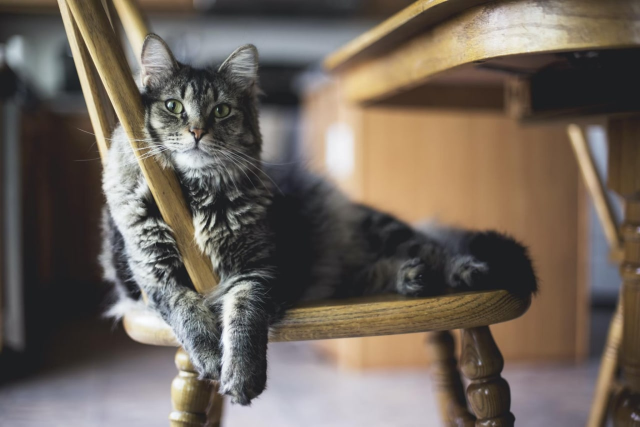
#> input picture pds3_dz/lesson_57/cat.jpg, 1280 x 853 px (shown at 1/2 size)
$ jupyter execute dz_57.ipynb
#> lines starting #> are read from the running program, lines starting #| are printed output that depends on the picture
[cell 1]
import cv2
import matplotlib.pyplot as plt
import numpy as np

[cell 2]
def show_img(img_path):
#> called with img_path = 'cat.jpg'
    img = cv2.imread(img_path)
#> img is the input picture: shape (853, 1280, 3); mean B, G, R 91.5, 101.3, 111.7
    plt.axis('off')
    plt.imshow(img)

[cell 3]
show_img('cat.jpg')

[cell 4]
def save_img(img, filename):
    cv2.imwrite(filename, img)

[cell 5]
img = cv2.imread('cat.jpg')

[cell 6]
plt.imshow(img)

[cell 7]
def adjust_contrast_brightness(img, alpha=1.0, beta=0):
    # alpha - contrast, the default value is 1.0
    # beta - brightness, the default value is 0
#> called with alpha = 1.3, beta = -10
    table = np.array([alpha*i + beta for i in np.arange(0, 256)]).clip(0, 255).astype('uint8')
    return cv2.LUT(img, table)
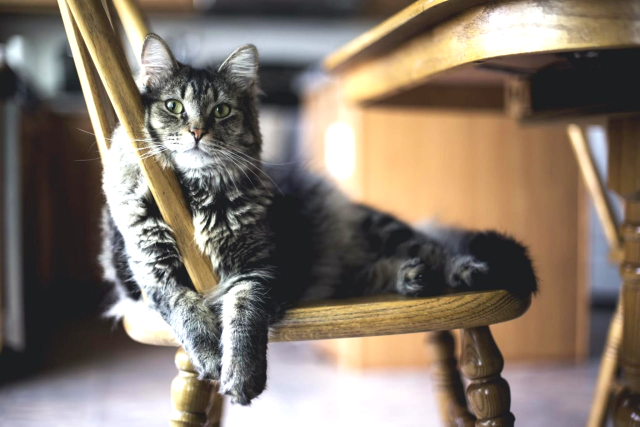
#> returned value: shape (853, 1280, 3) (shown at 1/2 size); mean of channels 0, 1, 2 107.3, 120, 132.8; drawn as B, G, R

[cell 8]
adjusted_img = adjust_contrast_brightness(img, 1.3, -10)

[cell 9]
plt.imshow(adjusted_img)

[cell 10]
def adjust_saturation(img, satur_coef=1.0):
#> called with satur_coef = 0.5
    img_HSV = cv2.cvtColor(img, cv2.COLOR_BGR2HSV)
#> img_HSV: shape (853, 1280, 3); mean H, S, V 58.9, 54.2, 114.2
    img_HSV[:, :, 1] = img_HSV[:, :, 1] * satur_coef
#> img_HSV: shape (853, 1280, 3); mean H, S, V 58.9, 26.9, 114.2
    return cv2.cvtColor(img_HSV, cv2.COLOR_HSV2BGR)
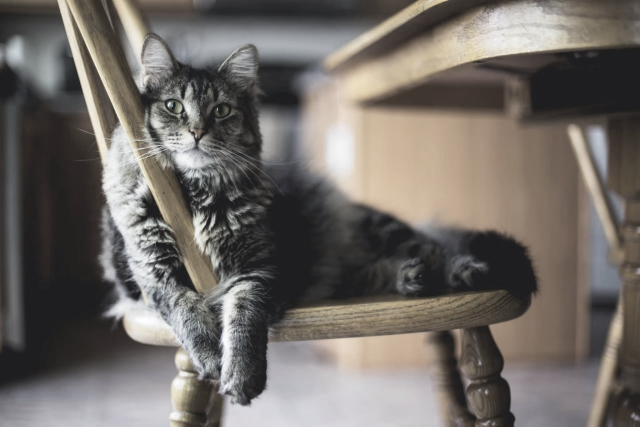
#> returned value: shape (853, 1280, 3) (shown at 1/2 size); mean B, G, R 102.6, 107.3, 112.8

[cell 11]
plt.imshow(adjust_saturation(img, 0.5))

[cell 12]
plt.imshow(cv2.resize(img, (1920, 1080)))
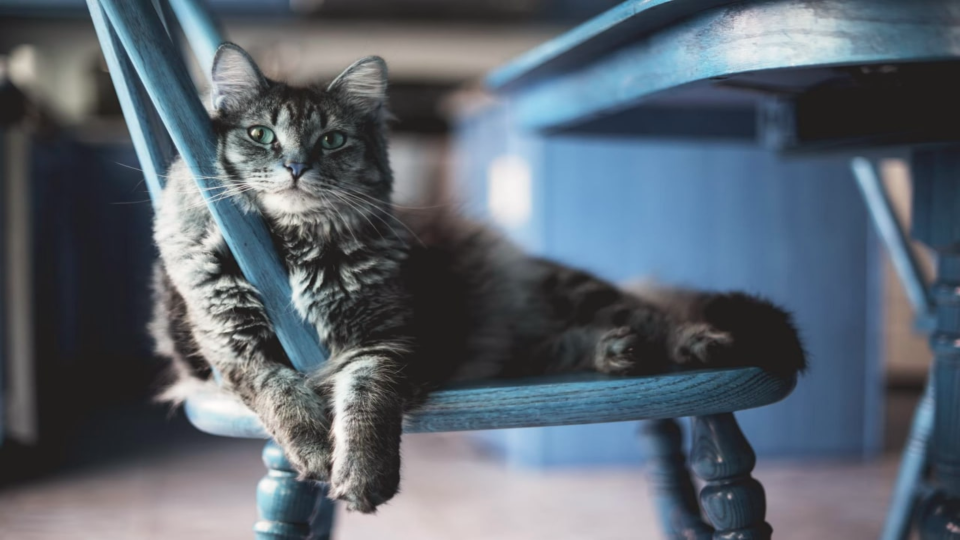
#> shown: shape (1080, 1920, 3) (shown at 1/2 size); mean R, G, B 91.4, 101.2, 111.6

[cell 13]
def clip_img(img, x, y):
#> called with x = (150, 750), y = (180, 1400)
    return img[x[0]:x[1], y[0]:y[1]]
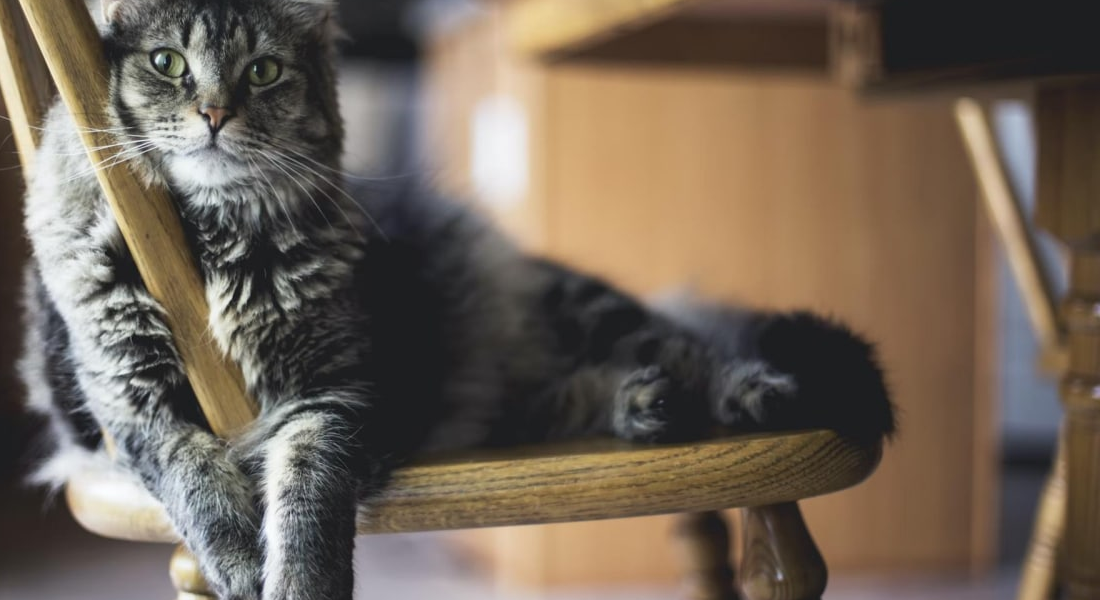
#> returned value: shape (600, 1100, 3); mean of channels 0, 1, 2 86.6, 99.9, 113.1; drawn as B, G, R

[cell 14]
plt.imshow(clip_img(img, (150,750), (180,1400)))

[cell 15]
def rotate_img(img, degree):
#> called with degree = 90
    degree_map = {90: 0, 180: 1, 270:2}
    return cv2.rotate(img, degree_map[degree])
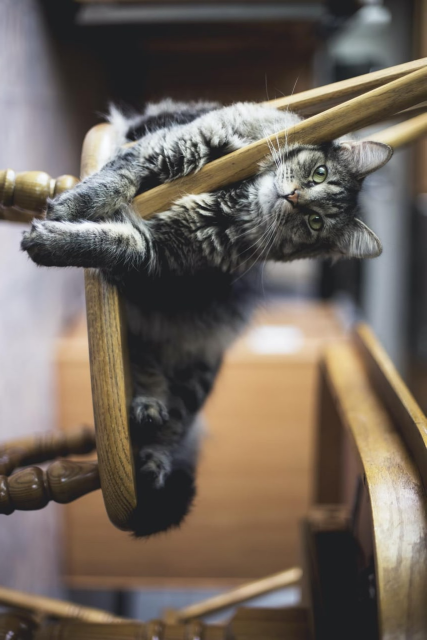
#> returned value: shape (1280, 853, 3) (shown at 1/2 size); mean of channels 0, 1, 2 91.5, 101.3, 111.7; drawn as B, G, R
